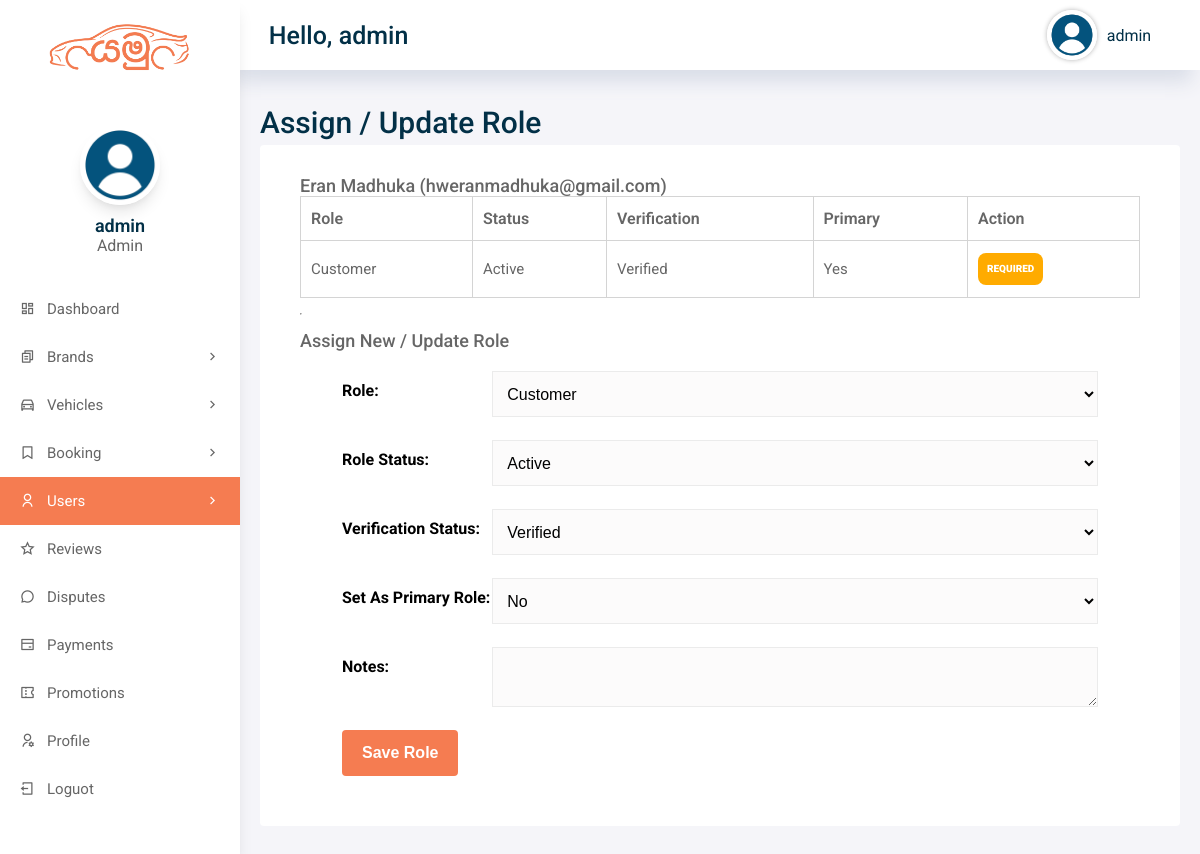
Page /admin/user-roles.php?user_id=3 (signed in) on the committed database.
### tables this page shows
CREATE TABLE IF NOT EXISTS `users` (
  `user_id` int(11) NOT NULL AUTO_INCREMENT,
  `username` varchar(50) DEFAULT NULL,
  `password` varchar(50) DEFAULT NULL,
  `role` enum('admin','staff','driver','customer') NOT NULL DEFAULT 'customer',
  `full_name` varchar(255) DEFAULT NULL,
  `email` varchar(255) DEFAULT NULL,
  `address` longtext,
  `city` varchar(50) DEFAULT NULL,
  `phone` varchar(11) DEFAULT NULL,
  `dob` varchar(50) DEFAULT NULL,
  `license_or_nic` varchar(100) DEFAULT NULL,
  `verification_status` varchar(20) NOT NULL DEFAULT 'verified',
  `bio` longtext,
  `profile_pic` varchar(255) DEFAULT NULL,
  `account_status` varchar(20) NOT NULL DEFAULT 'active',
  `rag_date` datetime DEFAULT NULL,
  `created_at` datetime DEFAULT NULL,
  `updated_at` datetime DEFAULT NULL,
  PRIMARY KEY (`user_id`)
);

### includes/auth.php (called while the page is built, shortened)
<?php
function carzo_e($value)
{
    return htmlspecialchars((string) $value, ENT_QUOTES, 'UTF-8');
}
function carzo_normalize_role($role)
{
    $role = strtolower(trim((string) $role));
    $allowedRoles = ['admin', 'staff', 'driver', 'customer'];
    return in_array($role, $allowedRoles, true) ? $role : 'customer';
}
function carzo_role_label($role)
{
    return ucfirst(carzo_normalize_role($role));
}
function carzo_normalize_account_status($status, $role = 'customer')
{
    $status = strtolower(trim((string) $status));
    $allowedStatuses = ['active', 'pending', 'verified', 'suspended', 'rejected', 'deactivated'];
    return $status;
}
function carzo_normalize_role_status($status, $role = 'customer')
{
    return carzo_normalize_account_status($status, $role);
}
function carzo_normalize_verification_status($status, $role = 'customer')
{
    $status = strtolower(trim((string) $status));
    $allowedStatuses = ['unverified', 'pending', 'approved', 'rejected', 'verified'];
    return $status;
}
function carzo_table_exists($conn, $tableName)
{
    $key = spl_object_hash($conn) . ':' . $tableName;
    $escapedTable = mysqli_real_escape_string($conn, (string) $tableName);
    $result = @mysqli_query($conn, "SHOW TABLES LIKE '{$escapedTable}'");
    $exists = $result instanceof mysqli_result && $result->num_rows > 0;
    return $exists;
}
function carzo_fetch_available_roles($conn = null)
{
    $defaults = [
        ['role_key' => 'customer', 'role_name' => 'Customer'],
        ['role_key' => 'driver', 'role_name' => 'Driver'],
        ['role_key' => 'staff', 'role_name' => 'Staff'],
        ['role_key' => 'admin', 'role_name' => 'Admin'],
    ];
    if (!$conn || !carzo_table_exists($conn, 'roles')) {
        return $defaults;
    }
    $roles = [];
    return !empty($roles) ? $roles : $defaults;
}
function carzo_fetch_user_roles($conn, $userId, $fallbackRole = 'customer', $fallbackAccountStatus = 'active', $fallbackVerificationStatus = 'verified')
{
    $assignments = [];
    $userId = (int) $userId;
    if ($conn && $userId > 0 && carzo_table_exists($conn, 'user_roles')) {
        $stmt = $conn->prepare(
            'SELECT role_key, role_status, verification_status, is_primary
             FROM user_roles
             WHERE user_id = ?
             ORDER BY is_primary DESC, created_at ASC'
        );
        if ($stmt) {
            $stmt->bind_param('i', $userId);
            $stmt->execute();
            $result = $stmt->get_result();
            if ($result) {
                while ($row = $result->fetch_assoc()) {
                    $role = carzo_normalize_role($row['role_key'] ?? 'customer');
                    $assignments[$role] = [
                        'role' => $role,
                        'role_status' => carzo_normalize_role_status($row['role_status'] ?? carzo_default_account_status_for_role($role), $role),
                        'verification_status' => carzo_normalize_verification_status($row['verification_status'] ?? carzo_default_verification_status_for_role($role), $role),
                        'is_primary' => (int) ($row['is_primary'] ?? 0) === 1,
                    ];
                }
            }
            $stmt->close();
        }
    }
    $role = carzo_normalize_role($fallbackRole);
    $assignments[$role] = [
        'role' => $role,
        'role_status' => carzo_normalize_role_status($fallbackAccountStatus, $role),
        'verification_status' => carzo_normalize_verification_status($fallbackVerificationStatus, $role),
        'is_primary' => true,
    ];
    return $assignments;
}
function carzo_fetch_user_by_id($conn, $userId)
{
    $stmt = $conn->prepare('SELECT * FROM users WHERE user_id = ? LIMIT 1');
    $stmt->bind_param('i', $userId);
    $stmt->execute();
    $result = $stmt->get_result();
    $row = $result ? $result->fetch_assoc() : null;
    return $row ?: null;
}

### admin/user-roles.php (the view, shortened to what this page needs)
<?php
    require_once __DIR__ . '/../includes/auth.php';
    include 'includes/config.php';
    $userId = (int) ($_GET['user_id'] ?? 0);
    $user = carzo_fetch_user_by_id($conn, $userId);
    $assignments = carzo_fetch_user_roles(
        $conn,
        $userId,
        $user['role'] ?? 'customer',
        $user['account_status'] ?? 'active',
        $user['verification_status'] ?? 'verified'
    );
    $allRoles = carzo_fetch_available_roles($conn);
?>
<!DOCTYPE html>
<html lang="en">
<head>
    <?php include('includes/header.php'); ?>
</head>
<body>
    <div class="grid-container">
        <?php include('includes/menu.php'); ?>
        <?php include('includes/aside.php'); ?>
        <main class="main">
            <h2>Assign / Update Role</h2>
            <div class="main-cards">
                <div class="card">
                    <h3><?php echo carzo_e($user['full_name']); ?> (<?php echo carzo_e($user['email']); ?>)</h3>
                    <table id="table">
                        <thead>
                            <tr>
                                <th>Role</th>
                                <th>Status</th>
                                <th>Verification</th>
                                <th>Primary</th>
                                <th>Action</th>
                            </tr>
                        </thead>
                        <tbody class="table-body">
                            <?php foreach ($assignments as $roleKey => $assignment) { ?>
                                <tr>
                                    <td><?php echo carzo_e(carzo_role_label($roleKey)); ?></td>
                                    <td><?php echo carzo_e(ucfirst($assignment['role_status'] ?? 'active')); ?></td>
                                    <td><?php echo carzo_e(ucfirst($assignment['verification_status'] ?? 'verified')); ?></td>
                                    <td><?php echo !empty($assignment['is_primary']) ? 'Yes' : 'No'; ?></td>
                                    <td>
                                        <?php if (count($assignments) > 1) { ?>
                                            <form action="includes/user-role-management.php" method="POST" style="display:inline;">
                                                <input type="hidden" name="user_id" value="<?php echo $userId; ?>">
                                                <input type="hidden" name="role" value="<?php echo carzo_e($roleKey); ?>">
                                                <input type="hidden" name="redirect" value="../user-roles.php">
                                                <button type="submit" name="removeRole" class="btn second-btn">Remove</button>
                                            </form>
                                        <?php } else { ?>
                                            <span class="Status-pending-badge">Required</span>
                                        <?php } ?>
                                    </td>
                                </tr>
                            <?php } ?>
                        </tbody>
                    </table>
                    <hr>
                    <h3>Assign New / Update Role</h3>
                    <form action="includes/user-role-management.php" method="POST" class="signup-form">
                        <div class="form-group">
                            <label for="role">Role:</label>
                            <select name="role" id="role" required>
                                <?php foreach ($allRoles as $role) { ?>
                                    <option value="<?php echo carzo_e($role['role_key']); ?>"><?php echo carzo_e($role['role_name']); ?></option>
                                <?php } ?>
                            </select>
                        </div>
                        <div class="form-group">
                            <label for="role_status">Role Status:</label>
                            <select name="role_status" id="role_status">
                                <option value="active">Active</option>
                            </select>
                        </div>
                        <div class="form-group">
                            <label for="verification_status">Verification Status:</label>
                            <select name="verification_status" id="verification_status">
                                <option value="verified">Verified</option>
                            </select>
                        </div>
                        <div class="form-group">
                            <label for="is_primary">Set As Primary Role:</label>
                            <select name="is_primary" id="is_primary">
                                <option value="0">No</option>
                            </select>
                        </div>
                        <div class="form-group">
                            <label for="notes">Notes:</label>
                            <textarea name="notes" id="notes"></textarea>
                        </div>
                        <input type="submit" value="Save Role" class="btn main-btn" name="assignRole">
                    </form>
                </div>
            </div>
        </main>
    </div>
</body>
</html>

### assets/css/style.css (style rules this page uses)
* { margin: 0; padding: 0; box-sizing: border-box; }
:root { --primary-color: #F57C51; --secondary-color: #FDE5DC; --text-color: #023047; --text-gray: #666666; --bg-color: #F2F5F7; --primary-font: 'Ubuntu', sans-serif; --secondry-font: 'Roboto', sans-serif; }
html { scroll-behavior: smooth; }
body { font-family: var(--secondry-font); overflow-x: hidden; }
h2 { color: var(--text-color); font-size: 45px; font-weight: 700; line-height: 45px; }
h3 { color: var(--text-gray); font-weight: 500; font-size: 18px; }
.btn { box-sizing: border-box; padding: 12px 18px; border-radius: 4px; display: inline-block; cursor: pointer; position: relative; transition: 0.3s ease-in-out; font-size: 16px; font-weight: 700; }
.main-btn { background: var(--primary-color); color: #FFF; border: 2px solid var(--primary-color); }
.card { min-width: 200px; height: auto; box-shadow: rgba(149, 157, 165, 0.2) 0px 8px 24px; border-radius: 8px; transition: all .3s; text-align: center; }
.card hr { color: var(--text-gray); margin: 15px 0; }
footer a, span { color: #FFF; transition: all .3s ease-in-out; }
.form-group { position: relative; width: 100%; margin-bottom: 23px; text-align: left; }
.form-group label { font-size: 16px; font-weight: bold; margin-bottom: 5px; display: block; }
.form-group input, .form-group select, .form-group textarea { display: block; width: 100%; border: 1px solid #ebebeb; padding: 11px 10px; box-sizing: border-box; font-weight: 500; font-size: 16px; background: #FCFBFB; text-align: left; }
.form-group select { min-height: 46px; }
table { border-collapse: collapse; background: #FFF; border-radius: 0; overflow: hidden; width: 100%; margin: 30px auto; position: relative; table-layout: auto; }
table thead tr { height: 40px; background: #FFF; }
table thead th { font-size: 16px; font-weight: 600; color: var(--text-gray); line-height: 1.2; }
table tbody tr { height: 50px; font-size: 15px; color: var(--text-gray); line-height: 1.2; font-weight: unset; cursor: pointer }
table th, td { border: 1px solid #dddcdc; padding: 5px; }
.Status-active-badge, .Status-conpleted-badge, .Status-pending-badge, .Status-cancelled-badge, .Status-inactive-badge { display: inline-flex; align-items: center; justify-content: center; font-size: 10px; font-weight: 900; text-transform: uppercase; padding: 8px 9px; min-height: 32px; border-radius: 8px; text-align: center; line-height: 1; text-decoration: none; }
.Status-pending-badge { background: #ffab00; color: #FFF; }

### rows in the picture
users: full_name "Eran Madhuka", email "hweranmadhuka@gmail.com", roleKey "Customer", account_status "Active", verification_status "Verified"

### other values in the picture
carzo_e($_SESSION['admin']['username']) "admin"
carzo_e($_SESSION['admin']['name']) "admin"
carzo_e($_SESSION['admin']['role'] ?? 'admin') "Admin"
form field role "Customer"
